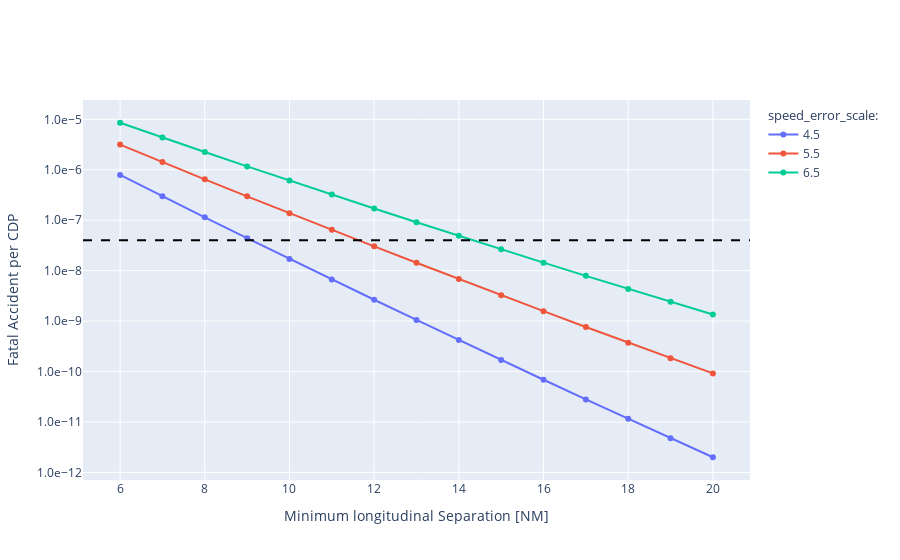

Notebook source saved alongside this figure:
### Code cell
minute_climb_dist = st.uniform(3, 13 - 3)
fig = go.Figure()
for speed_error_scale in [4.5, 5.5, 6.5]:
    sx_to_p = {}
    for sx in range(20, 5, -1):
        initial_longitudinal_spacing_dist = st.uniform(sx, 30 - sx)
        sx_to_p[sx] = 2*averaged_risk(
            minute_climb_dist=minute_climb_dist,
            initial_longitudinal_spacing_dist=initial_longitudinal_spacing_dist,
            lambda_xy_m=70,
            lambda_z_ft=56,
            max_speed_difference=0,
            speed_error_scale=speed_error_scale,
            climb_rate=1000,
            speed_diff_std=15,
        )
    fig.add_trace(
        go.Scatter(
            x=list(sx_to_p.keys()),
            y=list(sx_to_p.values()),
            legendgroup="speed_error_scale",
            legendgrouptitle_text="speed_error_scale:",
            name=f"{speed_error_scale}",
        )
    )
fig.add_hline(y=4e-8, line_dash="dash", line_color="black")

fig.update_yaxes(type="log")
fig.update_yaxes(tickformat=".1e")
fig.update_layout(
    xaxis_title="Minimum longitudinal Separation [NM]",
    yaxis_title="Fatal Accident per CDP",
)
fig.show()

### Figure 1 — Plotly figure (JSON) as saved in the notebook; plotly's stock layout.template omitted (floating-point values rounded to 4 significant figures)
{"data": [{"legendgroup": "speed_error_scale", "legendgrouptitle": {"text": "speed_error_scale:"}, "name": "4.5", "type": "scatter", "x": [20, 19, 18, 17, 16, 15, 14, 13, 12, 11, 10, 9, 8, 7, 6], "y": [1.998e-12, 4.775e-12, 1.152e-11, 2.803e-11, 6.869e-11, 1.695e-10, 4.212e-10, 1.053e-09, 2.65e-09, 6.71e-09, 1.711e-08, 4.396e-08, 1.139e-07, 2.982e-07, 7.902e-07]}, {"legendgroup": "speed_error_scale", "legendgrouptitle": {"text": "speed_error_scale:"}, "name": "5.5", "type": "scatter", "x": [20, 19, 18, 17, 16, 15, 14, 13, 12, 11, 10, 9, 8, 7, 6], "y": [9.178e-11, 1.844e-10, 3.74e-10, 7.649e-10, 1.576e-09, 3.269e-09, 6.824e-09, 1.434e-08, 3.03e-08, 6.445e-08, 1.38e-07, 2.977e-07, 6.472e-07, 1.421e-06, 3.154e-06]}, {"legendgroup": "speed_error_scale", "legendgrouptitle": {"text": "speed_error_scale:"}, "name": "6.5", "type": "scatter", "x": [20, 19, 18, 17, 16, 15, 14, 13, 12, 11, 10, 9, 8, 7, 6], "y": [1.356e-09, 2.417e-09, 4.347e-09, 7.883e-09, 1.44e-08, 2.648e-08, 4.9e-08, 9.122e-08, 1.709e-07, 3.22e-07, 6.107e-07, 1.166e-06, 2.245e-06, 4.359e-06, 8.558e-06]}], "layout": {"shapes": [{"line": {"color": "black", "dash": "dash"}, "type": "line", "x0": 0, "x1": 1, "xref": "x domain", "y0": 4e-08, "y1": 4e-08, "yref": "y"}], "xaxis": {"title": {"text": "Minimum longitudinal Separation [NM]"}}, "yaxis": {"tickformat": ".1e", "title": {"text": "Fatal Accident per CDP"}, "type": "log"}}}
